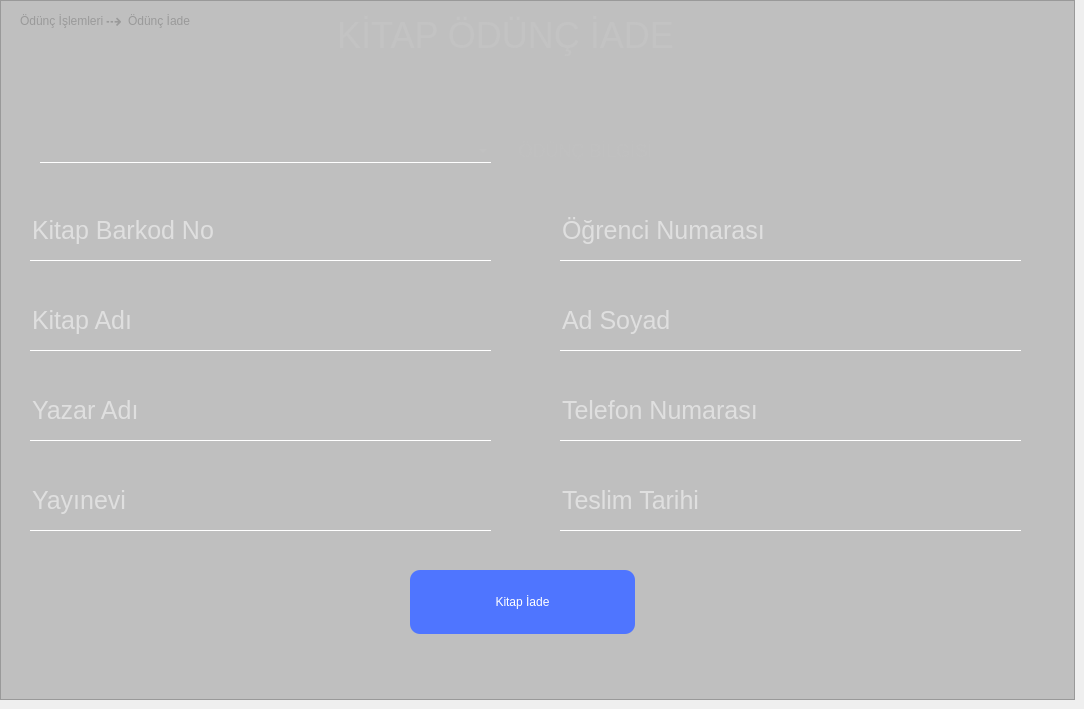
       <widget class="QWidget" name="qw_odunc_iade">
        <widget class="QLabel" name="label_13">
         <property name="geometry">
          <rect>
           <x>100</x>
           <y>13</y>
           <width>31</width>
           <height>16</height>
          </rect>
         </property>
         <property name="font">
          <font>
           <pointsize>15</pointsize>
          </font>
         </property>
         <property name="styleSheet">
          <string notr="true">QLabel{
color:silver;
background:transparent;
}</string>
         </property>
         <property name="text">
          <string> ⇢</string>
         </property>
        </widget>
        <widget class="QLabel" name="label_7">
         <property name="geometry">
          <rect>
           <x>20</x>
           <y>10</y>
           <width>85</width>
           <height>21</height>
          </rect>
         </property>
         <property name="font">
          <font>
           <pointsize>9</pointsize>
          </font>
         </property>
         <property name="styleSheet">
          <string notr="true">QLabel{
color:silver;
background:transparent;
}</string>
         </property>
         <property name="text">
          <string>Ödünç İşlemleri</string>
         </property>
        </widget>
        <widget class="QLabel" name="label_16">
         <property name="geometry">
          <rect>
           <x>128</x>
           <y>10</y>
           <width>111</width>
           <height>21</height>
          </rect>
         </property>
         <property name="font">
          <font>
           <pointsize>9</pointsize>
          </font>
         </property>
         <property name="styleSheet">
          <string notr="true">QLabel{
color:silver;
background:transparent;
}</string>
         </property>
         <property name="text">
          <string>Ödünç İade</string>
         </property>
        </widget>
        <widget class="QFrame" name="frame_4">
         <property name="geometry">
          <rect>
           <x>0</x>
           <y>0</y>
           <width>1075</width>
           <height>700</height>
          </rect>
         </property>
         <property name="styleSheet">
          <string notr="true">QFrame{
background:rgba(0,0,0,0.2);
}
QLineEdit{
font-size:25px;;
color:white;
border:none;
background:transparent;
border-bottom:1px solid white;
}
QLineEdit:hover{
background:rgba(0,0,0,0.04);
}

QCheckBox{
color:silver;
background:transparent
}
QCheckBox:hover{
color:white;
}
QTextEdit{
font-size:25px;;
color:white;
border:none;
background:transparent;
border-bottom:1px solid white;
}</string>
         </property>
         <property name="frameShape">
          <enum>QFrame::StyledPanel</enum>
         </property>
         <property name="frameShadow">
          <enum>QFrame::Raised</enum>
         </property>
         <widget class="QPushButton" name="btn_oduncIade">
          <property name="geometry">
           <rect>
            <x>410</x>
            <y>570</y>
            <width>225</width>
            <height>64</height>
           </rect>
          </property>
          <property name="cursor">
           <cursorShape>PointingHandCursor</cursorShape>
          </property>
          <property name="styleSheet">
           <string notr="true">QPushButton{
background:rgb(79, 117, 255);
border-radius:10px;
color:#fff;
}
QPushButton:hover{
border:none;
background:rgb(64, 95, 208)
}</string>
          </property>
          <property name="text">
           <string>Kitap İade</string>
          </property>
          <property name="shortcut">
           <string>Return</string>
          </property>
         </widget>
         <widget class="QLineEdit" name="odunc_iade_yazar">
          <property name="enabled">
           <bool>true</bool>
          </property>
          <property name="geometry">
           <rect>
            <x>30</x>
            <y>380</y>
            <width>461</width>
            <height>61</height>
           </rect>
          </property>
          <property name="text">
           <string/>
          </property>
          <property name="maxLength">
           <number>24</number>
          </property>
          <property name="placeholderText">
           <string>Yazar Adı</string>
          </property>
         </widget>
         <widget class="QLineEdit" name="odunc_iade_telefon">
          <property name="enabled">
           <bool>true</bool>
          </property>
          <property name="geometry">
           <rect>
            <x>560</x>
            <y>380</y>
            <width>461</width>
            <height>61</height>
           </rect>
          </property>
          <property name="text">
           <string/>
          </property>
          <property name="maxLength">
           <number>24</number>
          </property>
          <property name="placeholderText">
           <string>Telefon Numarası</string>
          </property>
         </widget>
         <widget class="QLineEdit" name="odunc_iade_tarih">
          <property name="enabled">
           <bool>true</bool>
          </property>
          <property name="geometry">
           <rect>
            <x>560</x>
            <y>470</y>
            <width>461</width>
            <height>61</height>
           </rect>
          </property>
          <property name="text">
           <string/>
          </property>
          <property name="maxLength">
           <number>24</number>
          </property>
          <property name="placeholderText">
           <string>Teslim Tarihi</string>
          </property>
         </widget>
         <widget class="QComboBox" name="combo_odunc_bilgi">
          <property name="enabled">
           <bool>true</bool>
          </property>
          <property name="geometry">
           <rect>
            <x>40</x>
            <y>140</y>
            <width>451</width>
            <height>23</height>
           </rect>
          </property>
          <property name="autoFillBackground">
           <bool>false</bool>
          </property>
          <property name="styleSheet">
           <string notr="true">
font-size:15px;
color:rgb(195, 195, 195);
border:none;
background:transparent;
border-bottom:1px solid white;
</string>
          </property>
          <property name="editable">
           <bool>false</bool>
          </property>
          <property name="currentText">
           <string/>
          </property>
          <property name="currentIndex">
           <number>-1</number>
          </property>
          <property name="insertPolicy">
           <enum>QComboBox::InsertAtBottom</enum>
          </property>
          <property name="duplicatesEnabled">
           <bool>false</bool>
          </property>
          <property name="frame">
           <bool>true</bool>
          </property>
          <property name="modelColumn">
           <number>0</number>
          </property>
         </widget>
         <widget class="QLineEdit" name="odunc_iade_barkod">
          <property name="enabled">
           <bool>true</bool>
          </property>
          <property name="geometry">
           <rect>
            <x>30</x>
            <y>200</y>
            <width>461</width>
            <height>61</height>
           </rect>
          </property>
          <property name="text">
           <string/>
          </property>
          <property name="maxLength">
           <number>24</number>
          </property>
          <property name="placeholderText">
           <string>Kitap Barkod No</string>
          </property>
         </widget>
         <widget class="QLineEdit" name="odunc_iade_ogrno">
          <property name="enabled">
           <bool>true</bool>
          </property>
          <property name="geometry">
           <rect>
            <x>560</x>
            <y>200</y>
            <width>461</width>
            <height>61</height>
           </rect>
          </property>
          <property name="text">
           <string/>
          </property>
          <property name="maxLength">
           <number>24</number>
          </property>
          <property name="placeholderText">
           <string>Öğrenci Numarası</string>
          </property>
         </widget>
         <widget class="QLineEdit" name="odunc_iade_adsoyad">
          <property name="enabled">
           <bool>true</bool>
          </property>
          <property name="geometry">
           <rect>
            <x>560</x>
            <y>290</y>
            <width>461</width>
            <height>61</height>
           </rect>
          </property>
          <property name="text">
           <string/>
          </property>
          <property name="maxLength">
           <number>24</number>
          </property>
          <property name="placeholderText">
           <string>Ad Soyad</string>
          </property>
         </widget>
         <widget class="QLineEdit" name="odunc_iade_yayinevi">
          <property name="enabled">
           <bool>true</bool>
          </property>
          <property name="geometry">
           <rect>
            <x>30</x>
            <y>470</y>
            <width>461</width>
            <height>61</height>
           </rect>
          </property>
          <property name="text">
           <string/>
          </property>
          <property name="maxLength">
           <number>24</number>
          </property>
          <property name="placeholderText">
           <string>Yayınevi</string>
          </property>
         </widget>
         <widget class="QLabel" name="label_5">
          <property name="geometry">
           <rect>
            <x>280</x>
            <y>10</y>
            <width>451</width>
            <height>51</height>
           </rect>
          </property>
          <property name="font">
           <font>
            <pointsize>-1</pointsize>
           </font>
          </property>
          <property name="styleSheet">
           <string notr="true">background:transparent;
color:rgb(195, 195, 195);
font-size:36px;</string>
          </property>
          <property name="text">
           <string>KİTAP ÖDÜNÇ İADE</string>
          </property>
          <property name="alignment">
           <set>Qt::AlignCenter</set>
          </property>
         </widget>
         <widget class="QLineEdit" name="odunc_iade_kitap">
          <property name="enabled">
           <bool>true</bool>
          </property>
          <property name="geometry">
           <rect>
            <x>30</x>
            <y>290</y>
            <width>461</width>
            <height>61</height>
           </rect>
          </property>
          <property name="text">
           <string/>
          </property>
          <property name="maxLength">
           <number>24</number>
          </property>
          <property name="placeholderText">
           <string>Kitap Adı</string>
          </property>
         </widget>
         <widget class="QPushButton" name="btn_oduncBilgileriGetir_5">
          <property name="geometry">
           <rect>
            <x>510</x>
            <y>140</y>
            <width>151</width>
            <height>21</height>
           </rect>
          </property>
          <property name="font">
           <font>
            <pointsize>-1</pointsize>
           </font>
          </property>
          <property name="cursor">
           <cursorShape>PointingHandCursor</cursorShape>
          </property>
          <property name="styleSheet">
           <string notr="true">QPushButton{
background:transparent;
border:none;
color:silver;
font-size:18px;
}
QPushButton:hover{
color:white;
}</string>
          </property>
          <property name="text">
           <string>ÖDÜNÇ BİLGİSİ</string>
          </property>
          <property name="shortcut">
           <string>Return</string>
          </property>
         </widget>
        </widget>
        <zorder>label_7</zorder>
        <zorder>label_13</zorder>
        <zorder>label_16</zorder>
        <zorder>frame_4</zorder>
       </widget>
